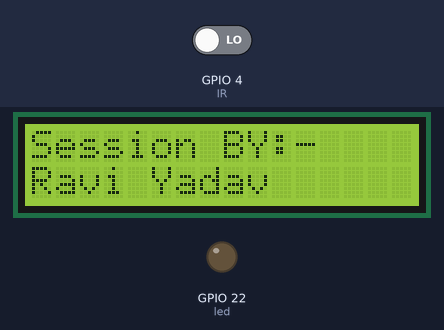
The program below on a simulated Raspberry Pi (BCM pin numbers). On the bench: 16×2 character LCD, output pins drawn as LEDs (lit = HIGH). Inputs (shaded band) come from the test bench; at power-on: GPIO 4 (IR) LOW. Pins used as bus, display or sensor lines are not drawn; what the program prints to the terminal is not drawn.

Above: at 1.3 s.
At 5.6 s:
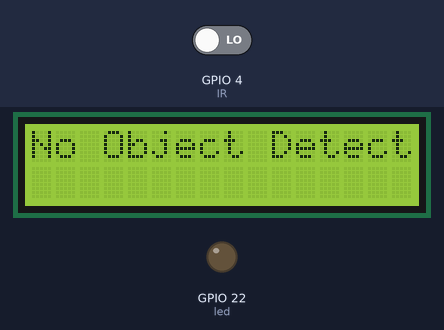
5.7 s: GPIO 4 (IR) driven HIGH
At 7.7 s:
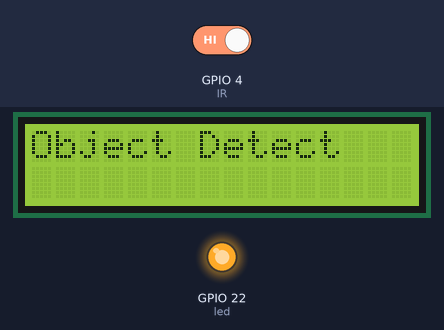
8.5 s: GPIO 4 (IR) driven LOW
At 9.4 s:
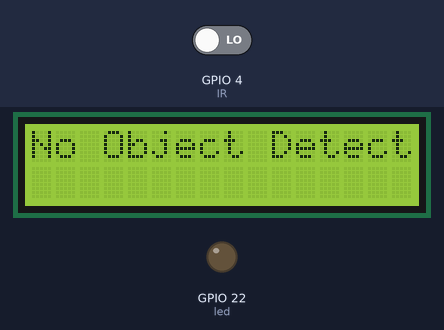
Timing chart, 0 to 11.5 s (numbered marks = the images above; inputs shaded):
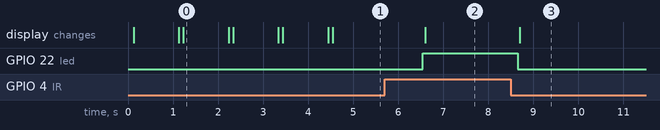

Measured:
- after the input at 5.7 s, GPIO 22 (led): LOW → HIGH after 0.84 s; the display: changes after 0.90 s (image 2)
- after the input at 8.5 s, GPIO 22 (led): HIGH → LOW after 0.15 s; the display: changes after 0.20 s (image 3)
- what the display in image 0 shows lasts 1.0 s, from 1.2 s to 2.2 s

The program:

Pir_led_lcd_Pieddie.py
```python
# 1 : GND
# 2 : 5V
# 3 : Contrast (0-5V)*
# 4 : RS (Register Select)
# 5 : R/W (Read Write)       - GROUND THIS PIN
# 6 : Enable or Strobe
# 7 : Data Bit 0             - NOT USED
# 8 : Data Bit 1             - NOT USED
# 9 : Data Bit 2             - NOT USED
# 10: Data Bit 3             - NOT USED
# 11: Data Bit 4
# 12: Data Bit 5
# 13: Data Bit 6
# 14: Data Bit 7
# 15: LCD Backlight +5V**
# 16: LCD Backlight GND


import RPi.GPIO as GPIO
import time


LCD_RS = 17
LCD_E  = 27
LCD_D4 = 25
LCD_D5 = 24
LCD_D6 = 23
LCD_D7 = 18
IR=4
led=22

LCD_WIDTH = 16
LCD_CHR = True
LCD_CMD = False

LCD_LINE_1 = 0x80
LCD_LINE_2 = 0xC0

E_PULSE = 0.0005
E_DELAY = 0.0005

def main():

  GPIO.setwarnings(False)
  GPIO.setmode(GPIO.BCM)
 # GPIO.setmode(GPIO.BOARD)
  GPIO.setup(LCD_E, GPIO.OUT)
  GPIO.setup(LCD_RS, GPIO.OUT)
  GPIO.setup(LCD_D4, GPIO.OUT)
  GPIO.setup(LCD_D5, GPIO.OUT)
  GPIO.setup(LCD_D6, GPIO.OUT)
  GPIO.setup(LCD_D7, GPIO.OUT)
  GPIO.setup(IR, GPIO.IN)
  GPIO.setup(led, GPIO.OUT)


  lcd_init()
  lcd_string("Welcome To ",LCD_LINE_1)
  lcd_string("Rasbperry Pi-3",LCD_LINE_2)
  print("Welcome To ")
  print("Rasbperry Pi-3 ")
  time.sleep(1)
  lcd_string("Session BY:-",LCD_LINE_1)
  lcd_string("Ravi Yadav",LCD_LINE_2)
  print("Session BY:- ")
  print("Ravi Yadav")
  time.sleep(1)
  lcd_string("Ir Based Led",LCD_LINE_1)
  lcd_string("Control With lcd",LCD_LINE_2)
  print("Ir Based Led ")
  print("Control With lcd")
  time.sleep(1)
  lcd_string("Follow me on",LCD_LINE_1)
  lcd_string("Twitter @Pieddie",LCD_LINE_2)
  print("Follow me on ")
  print("Twitter @Pieddie")
  time.sleep(1)

  while True:

    i=GPIO.input(IR)

    if i==0:
             GPIO.output(led, 0)
             print("No Object Detect")
             lcd_string("No Object Detect ",LCD_LINE_1)
             lcd_string(" ",LCD_LINE_2)
             time.sleep(2)
    elif i==1:
             GPIO.output(led, 1)
             print("Object Detect")
             lcd_string("Object Detect ",LCD_LINE_1)
             lcd_string(" ",LCD_LINE_2)
             time.sleep(2)

def lcd_init():

  lcd_byte(0x33,LCD_CMD)
  lcd_byte(0x32,LCD_CMD)
  lcd_byte(0x06,LCD_CMD)
  lcd_byte(0x0C,LCD_CMD)
  lcd_byte(0x28,LCD_CMD)
  lcd_byte(0x01,LCD_CMD)
  time.sleep(E_DELAY)

def lcd_byte(bits, mode):
  GPIO.output(LCD_RS, mode)
  GPIO.output(LCD_D4, False)
  GPIO.output(LCD_D5, False)
  GPIO.output(LCD_D6, False)
  GPIO.output(LCD_D7, False)
  if bits&0x10==0x10:
    GPIO.output(LCD_D4, True)
  if bits&0x20==0x20:
    GPIO.output(LCD_D5, True)
  if bits&0x40==0x40:
    GPIO.output(LCD_D6, True)
  if bits&0x80==0x80:
    GPIO.output(LCD_D7, True)


  lcd_toggle_enable()
  GPIO.output(LCD_D4, False)
  GPIO.output(LCD_D5, False)
  GPIO.output(LCD_D6, False)
  GPIO.output(LCD_D7, False)
  if bits&0x01==0x01:
    GPIO.output(LCD_D4, True)
  if bits&0x02==0x02:
    GPIO.output(LCD_D5, True)
  if bits&0x04==0x04:
    GPIO.output(LCD_D6, True)
  if bits&0x08==0x08:
    GPIO.output(LCD_D7, True)


  lcd_toggle_enable()

def lcd_toggle_enable():

  time.sleep(E_DELAY)
  GPIO.output(LCD_E, True)
  time.sleep(E_PULSE)
  GPIO.output(LCD_E, False)
  time.sleep(E_DELAY)

def lcd_string(message,line):

  message = message.ljust(LCD_WIDTH," ")

  lcd_byte(line, LCD_CMD)

  for i in range(LCD_WIDTH):
    lcd_byte(ord(message[i]),LCD_CHR)

if __name__ == '__main__':

  try:
    main()
  except KeyboardInterrupt:
    pass
  finally:
    lcd_byte(0x01, LCD_CMD)
    lcd_string("Goodbye!",LCD_LINE_1)
    GPIO.cleanup()
```
